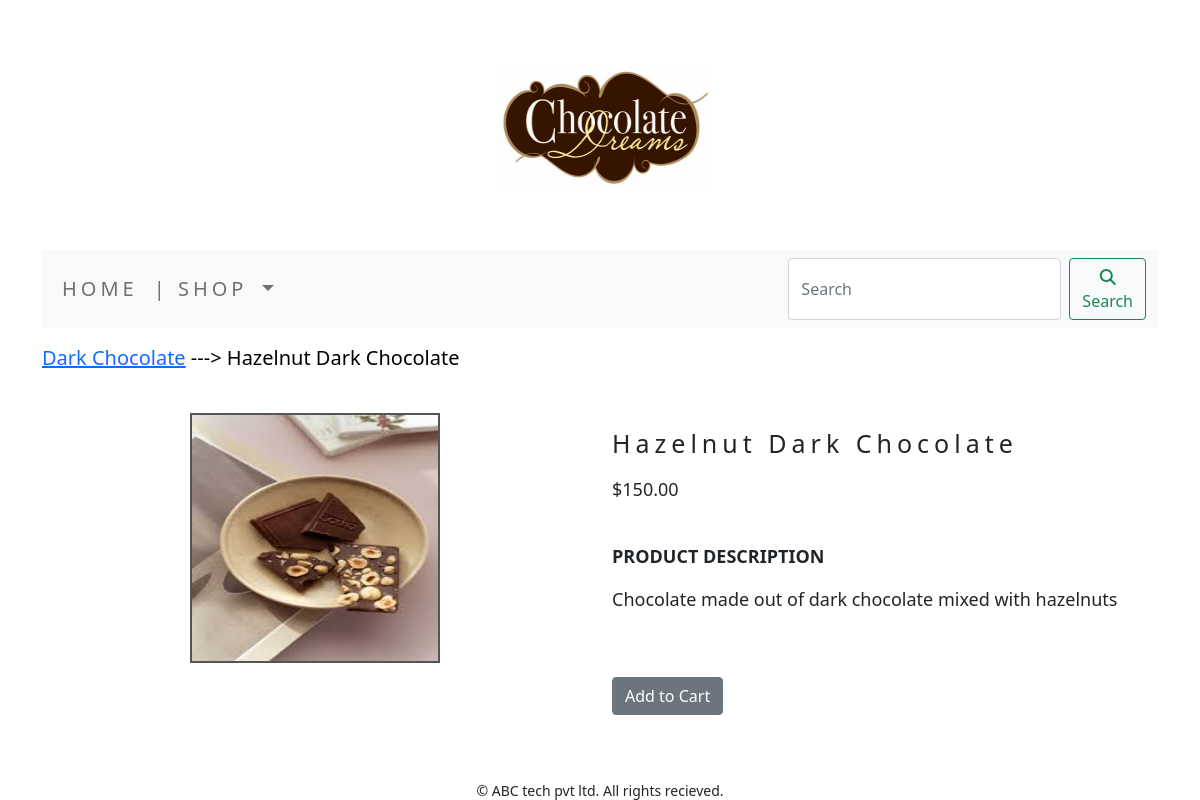
Page /ecommerce/dark-chocolate/hazelnut-dark-chocolate/ on the committed database.
### ecommerceapp/models.py (models this page shows, shortened)
class Product(models.Model):
    name = models.CharField(max_length=250,unique=True)
    slug = models.SlugField(max_length=250,unique=True)
    desc = models.TextField(blank=True)
    price = models.DecimalField(max_digits=10,decimal_places=2)
    category = models.ForeignKey(Category,on_delete=models.CASCADE)
    img = models.ImageField(upload_to='product',blank=True)
    stock = models.IntegerField()
    available = models.BooleanField(default=True)
    created = models.DateTimeField(auto_now_add=True)
    updated = models.DateTimeField(auto_now=True)
    class Meta:
        ordering = ('name',)
        verbose_name = 'product'
        verbose_name_plural = 'products'

class Category(models.Model):
    name = models.CharField(max_length=250,unique=True)
    slug = models.SlugField(max_length=250,unique=True)
    desc = models.TextField(blank=True)
    img = models.ImageField(upload_to='category',blank=True)
    class Meta:
        ordering = ('name',)
        verbose_name = 'category'
        verbose_name_plural = 'categories'
    def get_url(self):
        return reverse('shop:products_by_category', args=[self.slug])
    def __str__(self):
        return  '{}'.format(self.name)

### ecommerceapp/views.py (the view)
# urls.py: path('<slug:c_slug>/<slug:product_slug>/',views.proDetail,name='proCatdetail'),
def proDetail(request,c_slug,product_slug):
    try:
        product = Product.objects.get(category__slug=c_slug,slug=product_slug)
    except Exception as e:
        raise e
    return render(request,'product.html',{'product':product})

### cart/context_processors.py (called while the page is built)
def counter(request):
    item_count=0
    if 'admin' in request.path:
        return {}
    else:
        try:
            cart=Cart.objects.filter(cart_id=_cart_id(request))
            cart_items=CartItem.objects.all().filter(cart=cart[:1])
            for cart_item in cart_items:
                item_count += cart_item.quantity
        except Cart.DoesNotExist:
            item_count=0
    return dict(item_count=item_count)

### cart/views.py (called while the page is built)
def _cart_id(request):
    cart=request.session.session_key
    if not cart:
        cart=request.session.create()
    return cart

### ecommerceapp/context_processors.py (called while the page is built)
def menu_links(request):
    links = Category.objects.all()
    return dict(links=links)

### templates/product.html (shortened to what this page needs)
{% extends 'base.html' %}
{% load static %}
{% block content %}
<div class="row my_prod_row_class">
    <div class="mx_auto">
        <p><a href="{{product.category.get_url}}">{{product.category}}</a> ---> {{product.name}} </p>
    </div>
<div class="container">
    <br>
    <div class="row">
        <div class="col-12 col-sm-12 col-md-12 col-lg-6 text-center">
            <div style="min-width:18rem">
                <img src="{{product.img.url}}" alt="{{product.name}}" width=250px height=250px style="border: 2px solid #555;">
            </div>
        </div>
            <div class="col-12 col-sm-12 col-md-12 col-lg-6">
                <div>
                <h1 class="my_prod_title">{{product.name}}</h1>
                <p class="my_prod_text">${{product.price}}</p><br>
                <p class="my_prod_text"><b>PRODUCT DESCRIPTION</b></p>
                <p class="text-justify my_prod_text">{{product.desc}}</p><br>
                {% if product.stock <= 0 %}
                <p class="text-justify my_prod_text"><b>OUT OF STOCK</b></p>
                {% else %}
                <br> <a class="btn btn-secondary" href="{% url 'cart:add_cart' product.id%}">Add to Cart</a>
                {% endif %}
            </div>
        </div>
    </div>
    </div>
</div>
{% endblock %}

### static/css/custom.css (style rules this page uses)
body { font-family: 'Fuggles', cursive; }
.my_prod_row_class { padding-top:15px; padding-bottom:20px; }
.my_prod_row_class .mx_auto { color:#000; font-size:20px; text-decoration:none; }
.my_prod_title { font-size: 25px; text_transform:uppercase; letter-spacing:.2em; padding-top:15px; padding-bottom:10px; }
.my_prod_text { padding-right:20px; font-size:18px; }

### rows in the picture
Product: category "Dark Chocolate", name "Hazelnut Dark Chocolate", img (picture), price "150.00", desc "Chocolate made out of dark chocolate mixed with hazelnuts"
